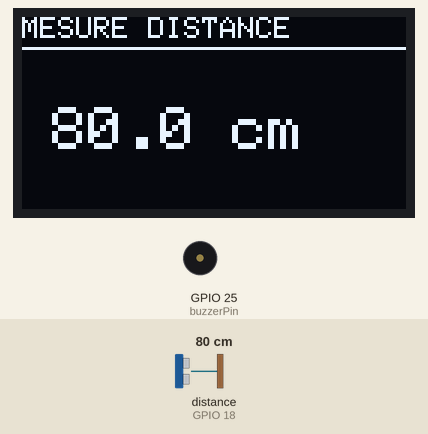
Simulated run of this program. Board: ESP32. Shown: 128×64 one-colour display, buzzer (waves = sounding, pin HIGH). Wiring (inferred from the names in the program): ultrasonic range finder: trigger GPIO 5; echo GPIO 18. Inputs (shaded band) come from the test bench; at power-on: distance to the obstacle (sensor on GPIO 18) 80 cm. The echo pulse lasts 58.3 µs per cm; pins used as bus, display or sensor lines are not drawn.

Above: at 2.7 s.
2.8 s: distance to the obstacle (sensor on GPIO 18) set to 33 cm
At 4.1 s:
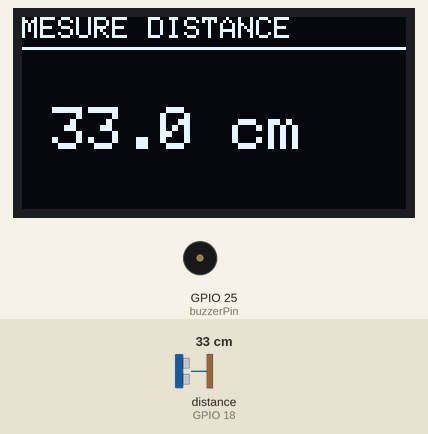
4.4 s: distance to the obstacle (sensor on GPIO 18) set to 28 cm
At 4.72 s:
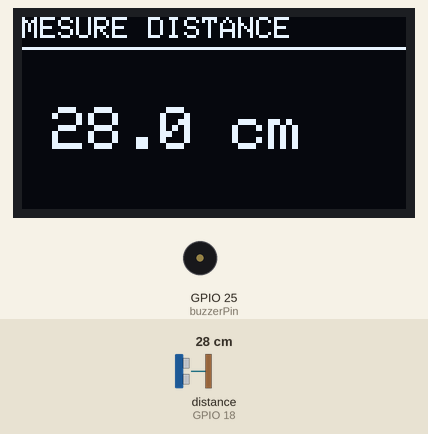
7.0 s: distance to the obstacle (sensor on GPIO 18) set to 12 cm
At 7.63 s:
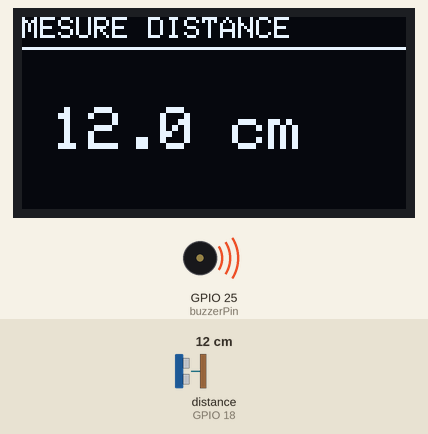
8.8 s: distance to the obstacle (sensor on GPIO 18) set to 9 cm
At 10.1 s:
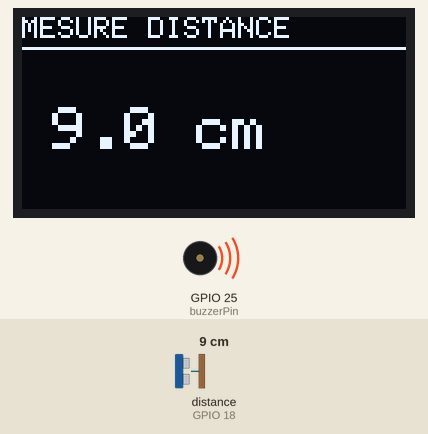
Timing chart, 0 to 11.3 s (numbered marks = the images above; inputs shaded):
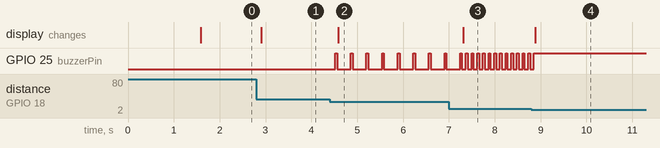

Measured:
- the behaviour switches between 31 and 30 cm on distance to the obstacle (sensor on GPIO 18) (found by bisection; images 1 and 2)
- the behaviour switches between 11 and 10 cm on distance to the obstacle (sensor on GPIO 18) (found by bisection; images 3 and 4)
- after the input at 2.8 s, the display: changes after 0.11 s (image 1)
- after the input at 4.4 s, GPIO 25 (buzzerPin): alternates HIGH for 0.04 s and LOW for 0.30 s, starting after 0.12 s; the display: changes after 0.19 s (image 2)
- after the input at 7.0 s, GPIO 25 (buzzerPin): alternates HIGH for 0.04 s and LOW for 0.08 s, starting after 0.37 s; the display: changes after 0.31 s (image 3)
- after the input at 8.8 s, GPIO 25 (buzzerPin): goes on until 8.9 s, then stays HIGH; the display: changes after 0.08 s (image 4)

The program:

main.cpp
```cpp
#include <Arduino.h>
#include <Wire.h>
#include <Adafruit_GFX.h>
#include <Adafruit_SSD1306.h>

// Configuration de l'écran OLED (Taille standard 128x64)
#define SCREEN_WIDTH 128
#define SCREEN_HEIGHT 64
#define OLED_RESET -1
Adafruit_SSD1306 display(SCREEN_WIDTH, SCREEN_HEIGHT, &Wire, OLED_RESET);

// Définition des broches GPIO pour l'ESP32
const int trigPin = 5;
const int echoPin = 18;
const int buzzerPin = 25; // Broche D25 pour le buzzer

// Seuils de distance (en cm)
const float SEUIL_DANGER = 10.0;  // Son continu
const float SEUIL_ALERTE = 30.0;  // Bips intermittents

void setup()
{
  // Initialisation du moniteur série (aligné sur platformio.ini)
  Serial.begin(115200);

  pinMode(trigPin, OUTPUT);
  pinMode(echoPin, INPUT);
  pinMode(buzzerPin, OUTPUT);

  digitalWrite(buzzerPin, LOW); // Éteindre le buzzer au démarrage

  // Initialisation de l'écran OLED à l'adresse 0x3C (adresse standard)
  if (!display.begin(SSD1306_SWITCHCAPVCC, 0x3C))
  {
    Serial.println(F("Erreur : Écran OLED non détecté !"));
    for (;;)
      ; // Bloquer le programme si l'écran n'est pas trouvé
  }

  // Message d'accueil sur l'OLED
  display.clearDisplay();
  display.setTextSize(1);
  display.setTextColor(SSD1306_WHITE);
  display.setCursor(10, 20);
  display.println("Demarrage...");
  display.display();
  delay(1500);
}

void loop()
{
  // Impulsion ultrason
  digitalWrite(trigPin, LOW);
  delayMicroseconds(2);
  digitalWrite(trigPin, HIGH);
  delayMicroseconds(10);
  digitalWrite(trigPin, LOW);

  long duration = pulseIn(echoPin, HIGH);
  float distance = duration * 0.0343 / 2;

  // Effacer l'écran avant d'écrire la nouvelle valeur
  display.clearDisplay();

  // Titre en haut de l'écran
  display.setTextSize(1);
  display.setCursor(0, 0);
  display.println("MESURE DISTANCE");
  display.drawLine(0, 10, 128, 10, SSD1306_WHITE); // Petite ligne de séparation

    // Variables pour gérer le comportement du buzzer dans ce cycle
  int tempsAttenteBuzzer = 0;

  // Affichage du résultat
  if (duration == 0 || distance > 400)
  {
    display.setTextSize(2);
    display.setCursor(10, 30);
    display.print(distance, 1);
    display.println(" Erreur / HW");

    digitalWrite(buzzerPin, LOW); // Pas de son en cas d'erreur
    tempsAttenteBuzzer = 300;     // Pause standard de rafraîchissement
  }
  else
  {
    // Affichage de la distance en gros au milieu
    display.setTextSize(2);
    display.setCursor(10, 30);
    display.print(distance, 1); // 1 chiffre après la virgule
    display.println(" cm");

    // --- LOGIQUE ENRICHIE DU BUZZER ---
    if (distance <= SEUIL_DANGER) {
      // Danger : Obstacle à moins de 10 cm -> Son continu
      digitalWrite(buzzerPin, HIGH);
      tempsAttenteBuzzer = 300; // Maintient le son et l'écran stable pendant 300ms
    }
    else if (distance <= SEUIL_ALERTE) {
      // Alerte : Obstacle entre 10 et 30 cm -> Bips intermittents
      // Plus la distance est petite, plus le silence entre les bips diminue (de 300ms à 30ms)
      int intervalleBip = map(distance, SEUIL_DANGER, SEUIL_ALERTE, 30, 300);

      digitalWrite(buzzerPin, HIGH);
      delay(40); // Durée flash du bip
      digitalWrite(buzzerPin, LOW);

      tempsAttenteBuzzer = intervalleBip;
    }
    else {
      // Zone sûre : Plus de 30 cm -> Silence total
      digitalWrite(buzzerPin, LOW);
      tempsAttenteBuzzer = 300;
    }
  }

  // Envoyer les données physiques à l'écran
  display.display();

  // Appliquer le délai calculé pour stabiliser le rythme sonore et visuel
  delay(tempsAttenteBuzzer);
}
```
